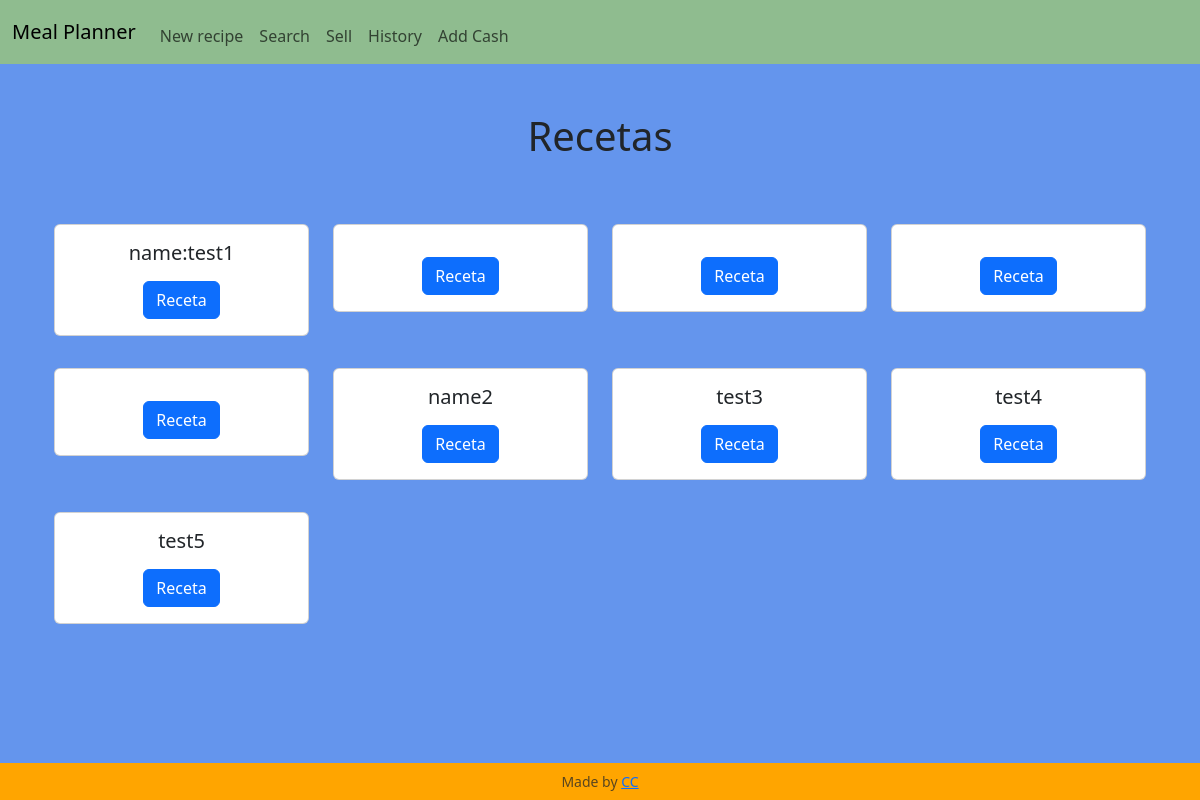
Before: / with the older database file.
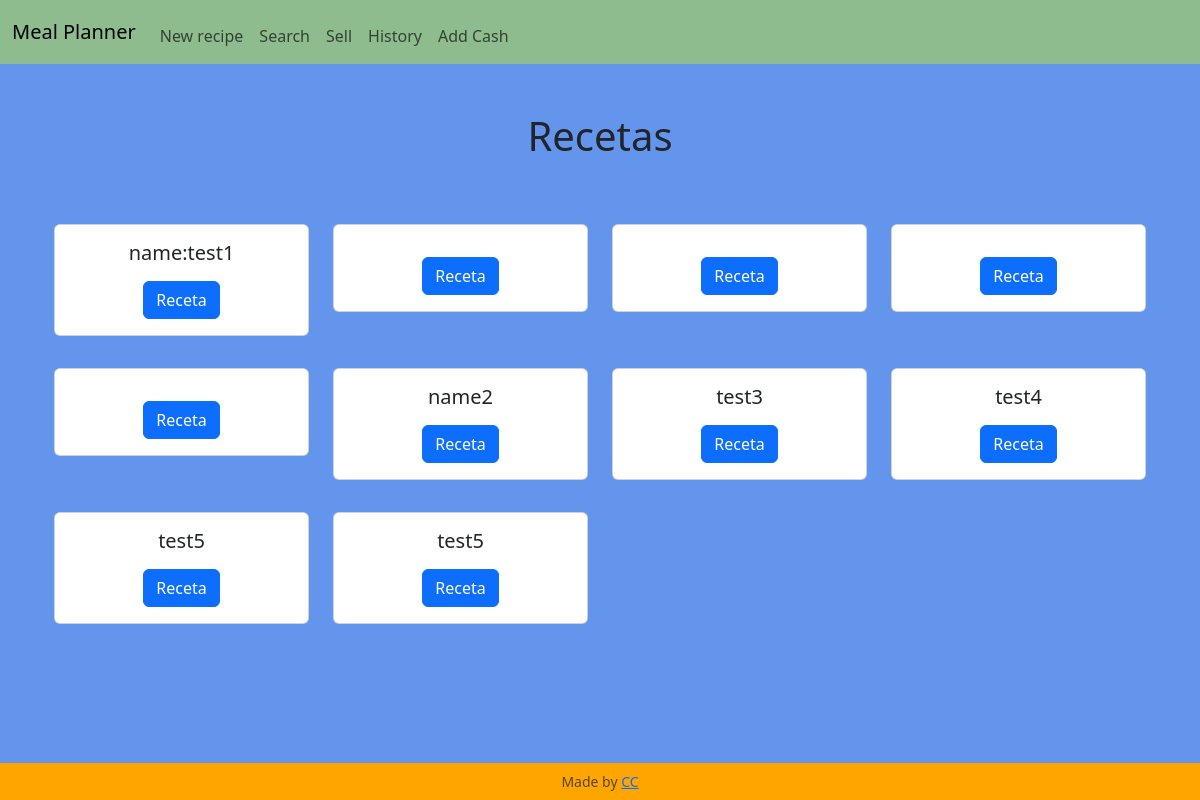
After: the same page with the newer database file.
### tables this page shows
CREATE TABLE recipes (id INTEGER PRIMARY KEY AUTOINCREMENT NOT NULL, name TEXT NOT NULL, instructions TEXT NOT NULL);

### app.py (the view)
@app.route('/', methods=["GET", "POST"])
def index():
    if request.method == "POST":
        id = request.form.get("id")
        con = sqlite3.connect("meal_planner.db")
        con.row_factory = sqlite3.Row
        cur = con.cursor()
        cur.execute("SELECT * FROM recipes WHERE id = ?", (id,))
        recipe = cur.fetchall()
        cur.execute("SELECT * FROM ing_used WHERE recipe_id = ?", (id,))
        ing_used = cur.fetchall()
        con.close()
        return render_template("recipe.html", recipe=recipe, ing_used=ing_used)
    else:
        con = sqlite3.connect("meal_planner.db")
        con.row_factory = sqlite3.Row
        cur = con.cursor()
        cur.execute("SELECT id, name FROM recipes")
        rows = cur.fetchall()
        con.close()
        return render_template("index.html", rows=rows)

### app.py (called while the page is built)
@app.after_request
def after_request(response):
    response.headers["Cache-Control"] = "no-cache, no-store, must-revalidate"
    response.headers["Expires"] = 0
    response.headers["Pragma"] = "no-cache"
    return response

### templates/index.html (shortened to what this page needs)
{% extends "layout.html" %}
{% block main %}
    <h1 class="mb-5 text-center">Recetas</h1>
    <section class="container-fluid text-center">
        <div class="row">
            {% for row in rows %}
                <div class="col-md-3 my-3">
                    <div class="card">
                        <div class="card-body">
                            <h5 class="card-title mb-3">{{ row["name"] }}</h5>
                            <form action="/" method="post">
                                <button type="submit" class="btn btn-primary">Receta</button>
                            </form>
                        </div>
                    </div>
                </div>
            {% endfor %}
        </div>
    </section>
{% endblock %}

### templates/layout.html (shortened to what this page needs)
<!DOCTYPE html>
<html lang="es">
    <head>
        <link href="https://cdn.jsdelivr.net/npm/bootstrap@5.3.3/dist/css/bootstrap.min.css" rel="stylesheet">
        <link rel="stylesheet" href="https://cdn.jsdelivr.net/npm/bootstrap-icons@1.11.3/font/bootstrap-icons.min.css">
        <link href="/static/styles.css" rel="stylesheet">
    </head>
    <body>
        <nav class="navbar navbar-expand-md">
            <div class="container-fluid">
                <a class="navbar-brand" href="/">Meal Planner</a>
                <div class="collapse navbar-collapse" id="navbar">
                    <ul class="navbar-nav me-auto mt-2">
                        <li class="nav-item"><a class="nav-link" href="/new_recipe">New recipe</a></li>
                        <li class="nav-item"><a class="nav-link" href="/search">Search</a></li>
                        <li class="nav-item"><a class="nav-link" href="/sell">Sell</a></li>
                        <li class="nav-item"><a class="nav-link" href="/history">History</a></li>
                        <li class="nav-item"><a class="nav-link" href="/addcash">Add Cash</a></li>
                    </ul>
                </div>
            </div>
        </nav>
        <main class="container py-5">
            {% block main %}{% endblock %}
        </main>
        <footer class="fixed-bottom">
            <p class="my-2 small text-center text-muted">
                Made by <a href="https://github.com/CarolinaCampi">CC</a>
            </p>
        </footer>
    </body>
</html>

### static/styles.css (style rules this page uses)
body { background-color: cornflowerblue; }
nav { background-color: darkseagreen; }
footer { background-color: orange; }

Changed rows visible on the page:
added recipes: name "test5"
